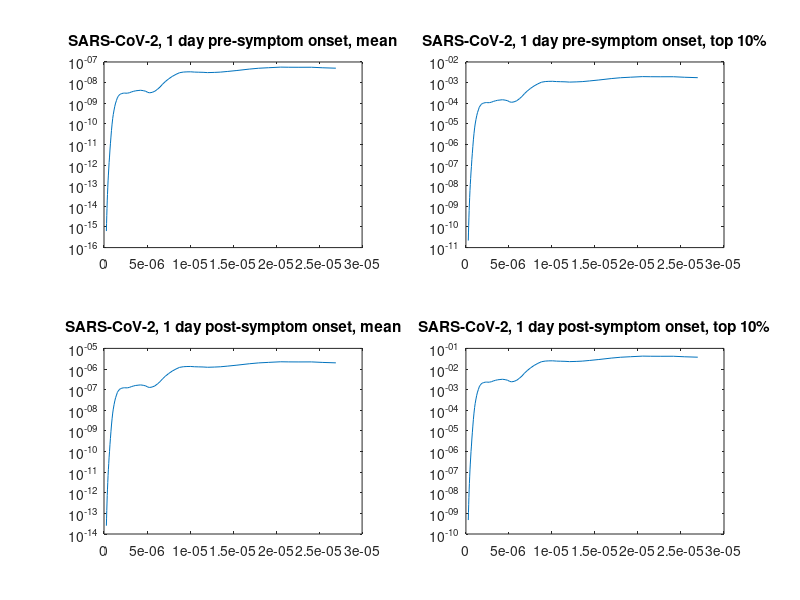

The MATLAB script that drew this image:
%This script determines the expected rate of shedding SARS-CoV-2 via 
%droplets and aerosols while breathing. 

clear all
close all
clc

%Define values
p = 997e3; %Density of water at room temperature {g/m3}
Vml_Vg = 1; %Conversion factor (volume) from g to ml for water at room
            %temperature
v_SARS2_1daypre = 5.48; %SARS-CoV-2 mean viral load, -1 day {log10 copies/ml}
uCI_1daypre = 6.70; %upper 95% CI for v_SARS2_1daypre {log10 copies/ml}
lCI_1daypre = 4.25; %lower 95% CI for v_SARS2_1daypre {log10 copies/ml}
v_SARS2_1daypre_top10 = 10.01992; %SARS-CoV-2 viral load (98th cp), -1 day {log10 copies/ml}
uCI_1daypre_top10 = 12.51300;
lCI_1daypre_top10 = 8.02355;

v_SARS2_1daypost = 7.08; %SARS-CoV-2 mean viral load, -1 day {log10 copies/ml}
uCI_1daypost = 7.63;
lCI_1daypost = 6.54;
v_SARS2_1daypost_top10 = 11.35414; %SARS-CoV-2 viral load (98th cp), -1 day {log10 copies/ml}
uCI_1daypost_top10 = 12.35780;
lCI_1daypost_top10 = 10.43199;

gamma = 0.1e-2; %viability proportion {%}

%particle profile
d = [0.276687125
0.298633223
0.322320029
0.347885609
0.375478985
0.405260995
0.437405236
0.472099075
0.509544737
0.549960492
0.593581918
0.640663282
0.691479016
0.746325322
0.805521892
0.86941378
0.938373405
1.012802727
1.078609041
1.168587651
1.254851023
1.347482227
1.453406513
1.553763084
1.661049197
1.775743331
1.906826017
2.065895288
2.238234271
2.392782578
2.558002324
2.746830186
2.962755873
3.181462029
3.446862668
3.684865811
3.956877031
4.248967706
4.562620074
4.85600163
5.077040429
5.308140622
5.59938819
5.906615958
6.230700729
6.51431402
6.810837014
7.120857344
7.511565228
7.923710508
8.358469416
8.777922362
9.218424709
9.638035261
10.07674593
10.53542613
11.01498486
11.51637246
12.04058257
12.81480545
13.51792942
14.38714735
15.4491848
16.88764783
17.97354241
19.12926122
20.54135435
21.47636974
22.65473725
24.11146211
25.43441213
26.94964454]*1e-6; %hydrated particle diameters for given respiratory activity {m}
V = (p*pi*Vml_Vg/6)* d.^3; %particle volumes {ml}
R = [0.000189985
0.000352872
0.000664703
0.00120033
0.002198296
0.003597262
0.005969944
0.010334891
0.015762654
0.024727358
0.040463504
0.059162907
0.103354972
0.165054716
0.276537901
0.468144459
0.74480181
1.120086805
1.443235714
1.865276003
2.281793084
2.642023869
2.842935297
3.115693828
3.003583118
2.842935297
2.546957027
2.120537811
1.733456166
1.443235714
1.158367999
0.94692023
0.788383993
0.6934815
0.588053505
0.507874451
0.422844581
0.352050667
0.272395128
0.210762577
0.163075104
0.135772579
0.121637283
0.117260459
0.126177474
0.14084038
0.16916199
0.195867898
0.226789916
0.253144851
0.272395128
0.282562455
0.262593648
0.235254998
0.206935948
0.175476072
0.151550518
0.130887131
0.110988738
0.09411544
0.082786202
0.074167322
0.066445755
0.059528081
0.054316789
0.047778352
0.04126394
0.035637745
0.030219841
0.025160344
0.020194163
0.016208213]; %rate of particle being expelled, corresponding to particle diameters {particles/interval}


%Initialize matrices for Poisson lamda, partitioning likelihood, variance 
%(via delta method) and expelling rate at each size
n = [0:1:140]'; %up to 140 viable virions

lambda_SARS2_1daypre = zeros(length(d),1);
uCI_1daypre_lambda = zeros(length(d),1);
lCI_1daypre_lambda = zeros(length(d),1);
P_SARS2_1daypre = zeros(length(d),length(n));
Var_SARS2_1daypre = zeros(length(d),length(n));

lambda_SARS2_1daypre_top10 = zeros(length(d),1);
uCI_1daypre_top10_lambda = zeros(length(d),1);
lCI_1daypre_top10_lambda = zeros(length(d),1);
P_SARS2_1daypre_top10 = zeros(length(d),length(n));
Var_SARS2_1daypre_top10 = zeros(length(d),length(n));

lambda_SARS2_1daypost = zeros(length(d),1);
uCI_1daypost_lambda = zeros(length(d),1);
lCI_1daypost_lambda = zeros(length(d),1);
P_SARS2_1daypost = zeros(length(d),length(n));
Var_SARS2_1daypost = zeros(length(d),length(n));

lambda_SARS2_1daypost_top10 = zeros(length(d),1);
uCI_1daypost_top10_lambda = zeros(length(d),1);
lCI_1daypost_top10_lambda = zeros(length(d),1);
P_SARS2_1daypost_top10 = zeros(length(d),length(n));
Var_SARS2_1daypost_top10 = zeros(length(d),length(n));

Expel = zeros(length(d),4); %Rate of viable SARS-CoV-2 virions being expelled
uCI = zeros(length(d),4); %upper 95% CI for each expel
lCI = zeros(length(d),4); %lower 95% CI for each expel


%Determine rates of expelling SARS-CoV-2 for the given respiratory activity
for i = 1 : length(d)
    lambda_SARS2_1daypre(i) = (10^v_SARS2_1daypre)* V(i)*gamma;
    uCI_1daypre_lambda(i) = (10^uCI_1daypre)* V(i)*gamma;
    lCI_1daypre_lambda(i) = (10^lCI_1daypre)* V(i)*gamma;
    lambda_SARS2_1daypre_top10(i) = (10^v_SARS2_1daypre_top10)* V(i)*gamma;
    uCI_1daypre_top10_lambda(i) = (10^uCI_1daypre_top10)* V(i)*gamma;
    lCI_1daypre_top10_lambda(i) = (10^lCI_1daypre_top10)* V(i)*gamma;
    lambda_SARS2_1daypost(i) = (10^v_SARS2_1daypost)* V(i)*gamma;
    uCI_1daypost_lambda(i) = (10^uCI_1daypost)* V(i)*gamma;
    lCI_1daypost_lambda(i) = (10^lCI_1daypost)* V(i)*gamma;
    lambda_SARS2_1daypost_top10(i) = (10^v_SARS2_1daypost_top10)* V(i)*gamma;
    uCI_1daypost_top10_lambda(i) = (10^uCI_1daypost_top10)* V(i)*gamma;
    lCI_1daypost_top10_lambda(i) = (10^lCI_1daypost_top10)* V(i)*gamma;
    
        for k = 1 : length(n)
        P_SARS2_1daypre(i,k) = (lambda_SARS2_1daypre(i)^n(k))* ...
            exp(-lambda_SARS2_1daypre(i))/ factorial(n(k));        
        P_SARS2_1daypre_top10(i,k) = (lambda_SARS2_1daypre_top10(i)^n(k))* ...
            exp(-lambda_SARS2_1daypre_top10(i))/ factorial(n(k));
        P_SARS2_1daypost(i,k) = (lambda_SARS2_1daypost(i)^n(k))* ...
            exp(-lambda_SARS2_1daypost(i))/ factorial(n(k));
        P_SARS2_1daypost_top10(i,k) = (lambda_SARS2_1daypost_top10(i)^n(k))* ...
            exp(-lambda_SARS2_1daypost_top10(i))/ factorial(n(k));
        
        end
end

Expel(:,1) = P_SARS2_1daypre*n.*R;
Expel(:,2) = P_SARS2_1daypre_top10* n.*R;
Expel(:,3) = P_SARS2_1daypost* n.*R;
Expel(:,4) = P_SARS2_1daypost_top10* n.*R;

uCI(:,1) = uCI_1daypre_lambda.*R - Expel(:,1);
uCI(:,2) = uCI_1daypre_top10_lambda.*R - Expel(:,2);
uCI(:,3) = uCI_1daypost_lambda.*R - Expel(:,3);
uCI(:,4) = uCI_1daypost_top10_lambda.*R - Expel(:,4);

lCI(:,1) = Expel(:,1) - lCI_1daypre_lambda.*R;
lCI(:,2) = Expel(:,2) - lCI_1daypre_top10_lambda.*R;
lCI(:,3) = Expel(:,3) - lCI_1daypost_lambda.*R;
lCI(:,4) = Expel(:,4) - lCI_1daypost_top10_lambda.*R;


subplot(2,2,1)
plot(d,Expel(:,1))
title('SARS-CoV-2, 1 day pre-symptom onset, mean')
set(gca,'YScale','log')
hold on
hold off

subplot(2,2,2)
plot(d,Expel(:,2))
title('SARS-CoV-2, 1 day pre-symptom onset, top 10%')
set(gca,'YScale','log')

subplot(2,2,3)
plot(d,Expel(:,3))
title('SARS-CoV-2, 1 day post-symptom onset, mean')
set(gca,'YScale','log')

subplot(2,2,4)
plot(d,Expel(:,4))
title('SARS-CoV-2, 1 day post-symptom onset, top 10%')
set(gca,'YScale','log')